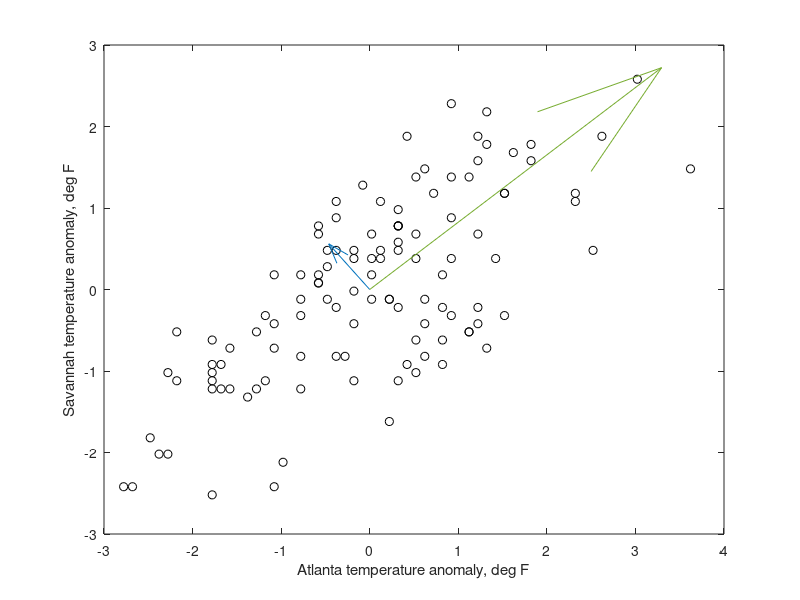
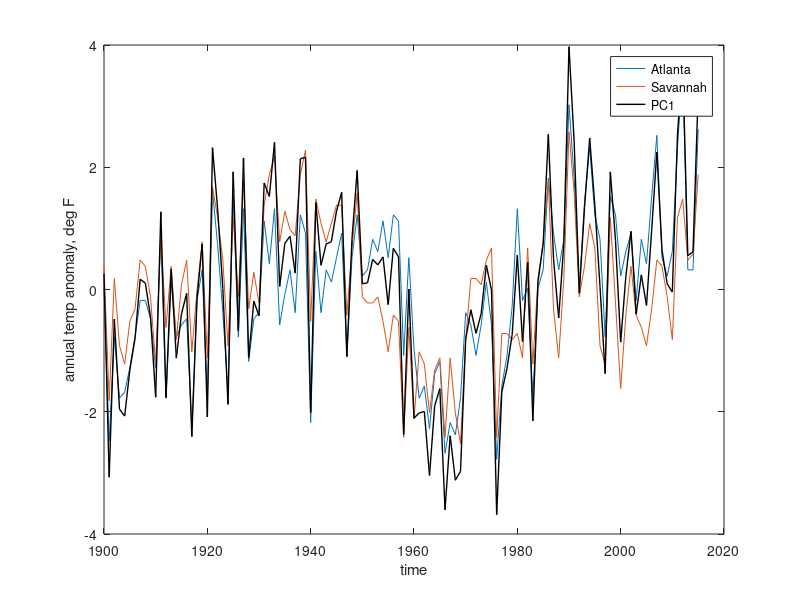

Recreate these plots in MATLAB, in order.
%% week 8 exercise2.m

% safety first, clean up  
close all
clearvars

% time period of analysis
per = [1900 2015];

% load Atlanta data
N=1;
load AtlantaTemp.mat;
range = find(Year>=per(1)&Year<=per(2));
year = Year(range);
T(:,N) = Annual(range);
clear Jan Feb Mar Apr May Jun Jul Aug Sep Nov Dec
Nt=length(year);

% load Savannah data
N=N+1;
load SavannahTemp.mat;
range = find(Year>=per(1)&Year<=per(2));
T(:,N) = Temp_annual(range);

% remove mean values
for i=1:N
  Tp(:,i)=T(:,i)-mean(T(:,i));
end

% % replace NaNs with 0
% Tp(isnan(Tp))=0;

% look at the two variables
plot(Tp(:,1),Tp(:,2),'ko');
xlabel('Atlanta temperature anomaly, deg F');
ylabel('Savannah temperature anomaly, deg F');

% calculate the covariance matrix
C = 1/(Nt-1)*Tp'*Tp;

% eigen decomposition of C
[E,D] = eig(C);

% explained variance
d = diag(D);
expvar = d/sum(d);
disp(['The 1st EOF explains ', ... 
    num2str(expvar(N)*100),'% of variance'])

% plot eigenvectors
hold on;
for i=1:N
  quiver(0,0,-E(1,i),-E(2,i),5*expvar(i));
end

% plot the data and the 1st principal component
figure(2);
plot(year,Tp);
hold on;
plot(year,-Tp*E(:,N),'k-','linewidth',1);
hold off;
legend({'Atlanta' 'Savannah' 'PC1'});
xlabel('time');
ylabel('annual temp anomaly, deg F');


  
